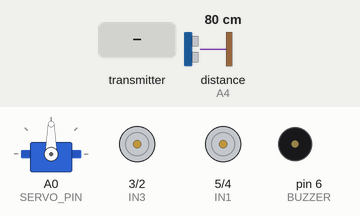
This sketch was run on a simulated Arduino Uno, built with avr-gcc and run on an emulated ATmega328P. Parts: servo, motor-driver pin pairs drawn as motors (green arrow = first pin HIGH = forward, orange = second pin HIGH = backward, longer = more drive), buzzer (waves = sounding, pin HIGH). Wiring (inferred from the names in the program): ultrasonic range finder: trigger A3; echo A4. Inputs (shaded band) come from the test bench; at power-on: distance to the obstacle (sensor on A4) 80 cm. The echo pulse lasts 58.3 µs per cm; no radio packets arrive unless stated; pins used as bus, display or sensor lines are not drawn.

Above: at 1.2 s.
1.3 s: distance to the obstacle (sensor on A4) set to 14 cm
2.8 s: distance to the obstacle (sensor on A4) set to 11 cm
At 2.88 s:
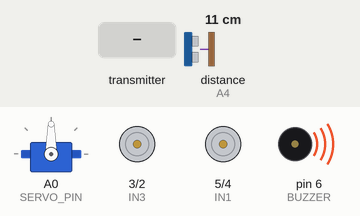
5.8 s: the transmitter starts sending frana = 256
At 5.97 s:
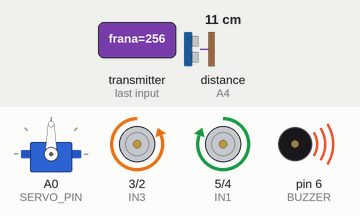
8.8 s: the transmitter starts sending viraj = 256
At 9.06 s:
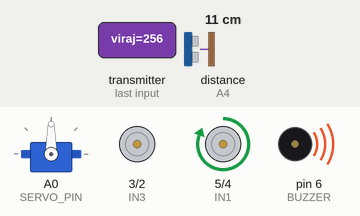
11.8 s: the transmitter starts sending frana = 0
At 12.16 s:
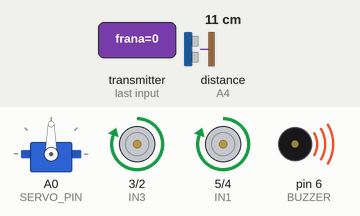
14.8 s: the transmitter starts sending frana = 512
At 15.09 s:
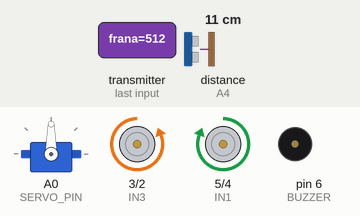
Timing chart, 0 to 18.8 s (numbered marks = the images above; inputs shaded):
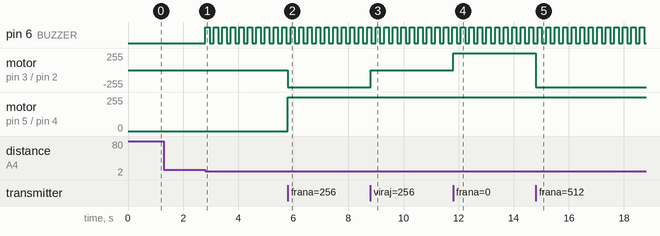

Measured:
- the behaviour switches between 13 and 12 cm on distance to the obstacle (sensor on A4) (found by bisection; images 0 and 1)
- after the input at 1.3 s, every drawn part: stays the same
- after the input at 2.8 s, pin 6 (BUZZER): alternates HIGH for 0.15 s and LOW for 0.15 s, starting at once
- after the input at 5.8 s, motor on pin 3 (IN3) / pin 2 (IN4): stopped → backward 255/255 at once; motor on pin 5 (IN1) / pin 4 (IN2): stopped → forward 255/255 at once
- after the input at 8.8 s, motor on pin 3 (IN3) / pin 2 (IN4): backward 255/255 → stopped at once
- after the input at 11.8 s, motor on pin 3 (IN3) / pin 2 (IN4): stopped → forward 255/255 at once
- after the input at 14.8 s, motor on pin 3 (IN3) / pin 2 (IN4): forward 255/255 → backward 255/255 at once

The sketch:

robot_receiver_final.ino
```cpp
//prima data bagam bibliotecile pt servo(care nu-l mai foloses), modulu radio si comunicatiile SPI
#include <SPI.h>
#include <RF24.h>
#include <Servo.h>

RF24 radio(7,11); //creem obiectul radio setat pe pinii 7 si 11
const byte address[6] ="00001"; //adresa radio a robotului


//definimi pinii PWM
 //motoare stanga
#define IN1 5
#define IN2 4
//motoare dreapta
#define IN3 3
#define IN4 2

#define SERVO_PIN A0
#define TRIG A3
#define ECHO A4
#define BUZZER 6

Servo scanner; //obiectul pt servo

//structura pt datele care le da manusa
struct Telecomanda{
  int acceleratie;
  int frana;
  int viraj;
};
Telecomanda date;


//logica pentru buzzer cand vede un obiect
unsigned long lastBuzzerTime=0;
int buzzerState = LOW;
const long buzzerInterval = 150; //timp in milisecunde

//functii pt senzorul ultrasonic
long getDistance()
{
  digitalWrite(TRIG, LOW);
  delayMicroseconds(2);
  digitalWrite(TRIG, HIGH);
  delayMicroseconds(10);
  digitalWrite(TRIG, LOW);
  long duration = pulseIn(ECHO, HIGH, 30000);
  //daca nu capteaza nimic pe o distanta de 999 cm se face conversie microsecunde in cm
  if(duration == 0)
    return 999;
  return duration * 0.034/2;
}

//logica motoarelor
void motors(int left, int right) {
  left = constrain(left, -255, 255);
  right = constrain(right, -255, 255);

  //PT STANGA
  //motor inainte
  if(left>0)
  {
    digitalWrite(IN1, LOW);
    analogWrite(IN2, left);
  }
  //motor inapoi
  else if (left < 0)
  {
    analogWrite(IN1, abs(left));
    digitalWrite(IN2, LOW);
  }
  //motor oprit
  else {
    digitalWrite(IN1, LOW);
    digitalWrite(IN2, LOW);
  }

  //PT DREAPTA
  //motor inainte
   if (right > 0) {
    analogWrite(IN3, right);
    digitalWrite(IN4, LOW);
  }
  //motor inapoi
  else if (right < 0) {
    digitalWrite(IN3, LOW);
    analogWrite(IN4, abs(right));
  }
  //motor oprit
  else {
    digitalWrite(IN3, LOW);
    digitalWrite(IN4, LOW);
  }
}


//functie care opreste tot
void stopAll(){
  motors(0,0);
}


void setup() {
  Serial.begin(115200);

  //setam pinii motoarele ca outputuri
  pinMode(IN1, OUTPUT);
  pinMode(IN2, OUTPUT);
  pinMode(IN3, OUTPUT);
  pinMode(IN4, OUTPUT);

  //senzorul ultrasonic seteaza directiile
  pinMode(TRIG, OUTPUT);
  pinMode(ECHO, INPUT);

  //pune servoul in pozitia initiala (90 grade)
  scanner.attach(SERVO_PIN);
  scanner.write(90);

  pinMode(BUZZER, OUTPUT);
  digitalWrite(BUZZER, LOW);

  //pornim modulul radio ca fiind un receiver
  radio.begin();
  radio.openReadingPipe(0, address);
  radio.setPALevel(RF24_PA_LOW);
  radio.startListening();

}


  //daca exista impuls de la telecomanda il citeste
void loop() {
  if(radio.available()) {
    radio.read(&date, sizeof(date));
  }

  int dist = getDistance();
  unsigned long currentMili = millis(); //distanta si timpul curent

  //logica bipait buzzer
  if(dist>0 && dist <12) {
  //verificam daca a trecut timpul pentru urmatorul bip
  if(currentMili - lastBuzzerTime >= buzzerInterval)
  {
    lastBuzzerTime = currentMili; //resetam cronometrul

    //inversam starea (daca e stins il aprindem, daca e aprins il stingem)
    if(buzzerState == LOW)
    {
      buzzerState = HIGH;
    }
    else{
      buzzerState = LOW;
    }
    digitalWrite(BUZZER, buzzerState);
  }

  //conditie de siguranta pentru a prevenii un accident (daca merge in fata si e ceva, il oprim)
  if(date.acceleratie > 0) {
    stopAll();
  }
  else {
    //cu spatele poate sa mearga ca nu are senzor si aco (desi ar trebuii)
    int forward = date.acceleratie - date.frana;
    int steerAmount = date.viraj;
    motors(forward - steerAmount, forward + steerAmount);
  }
 } else {
  //daca nu e obsactol , oprim buzzerul si resetam starea
  digitalWrite(BUZZER, LOW);
  buzzerState = LOW;

  //miscare normala
  int forward = date.acceleratie - date.frana;
  int steerAmount = date.viraj;
  int leftMotor = forward - steerAmount;
  int rightMotor = forward + steerAmount;
  motors(leftMotor, rightMotor);
  }

  delay(10);
}
```
